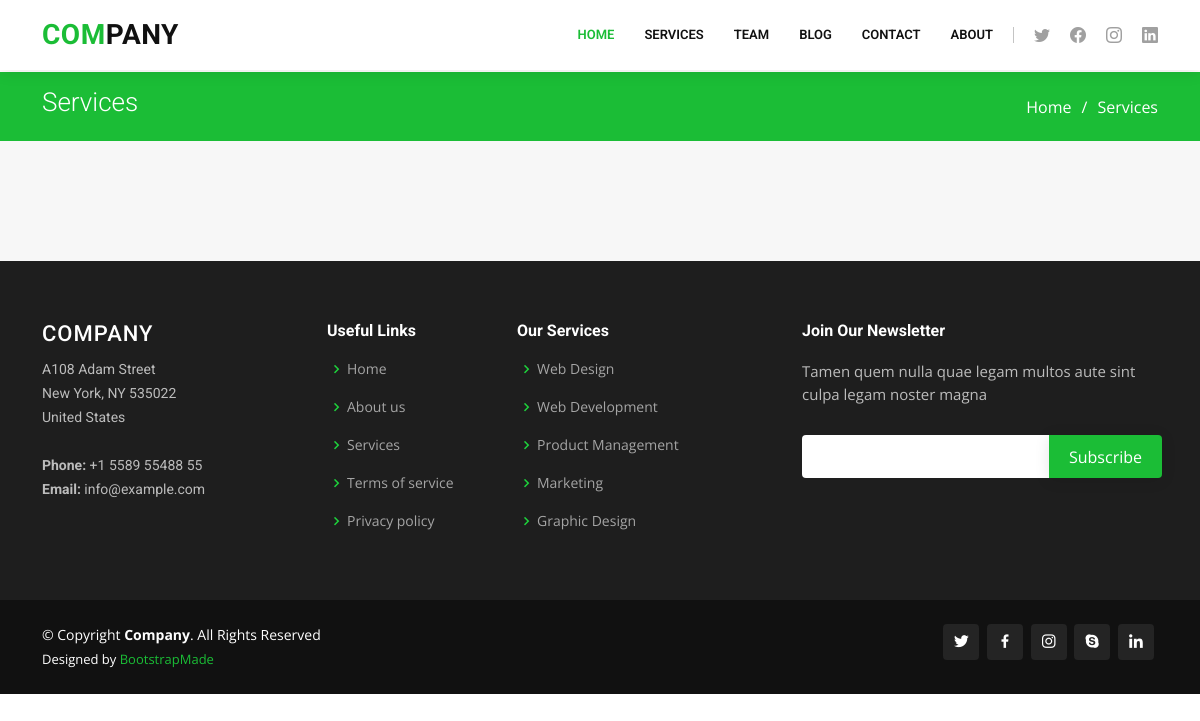
Page /services on the earlier database version.
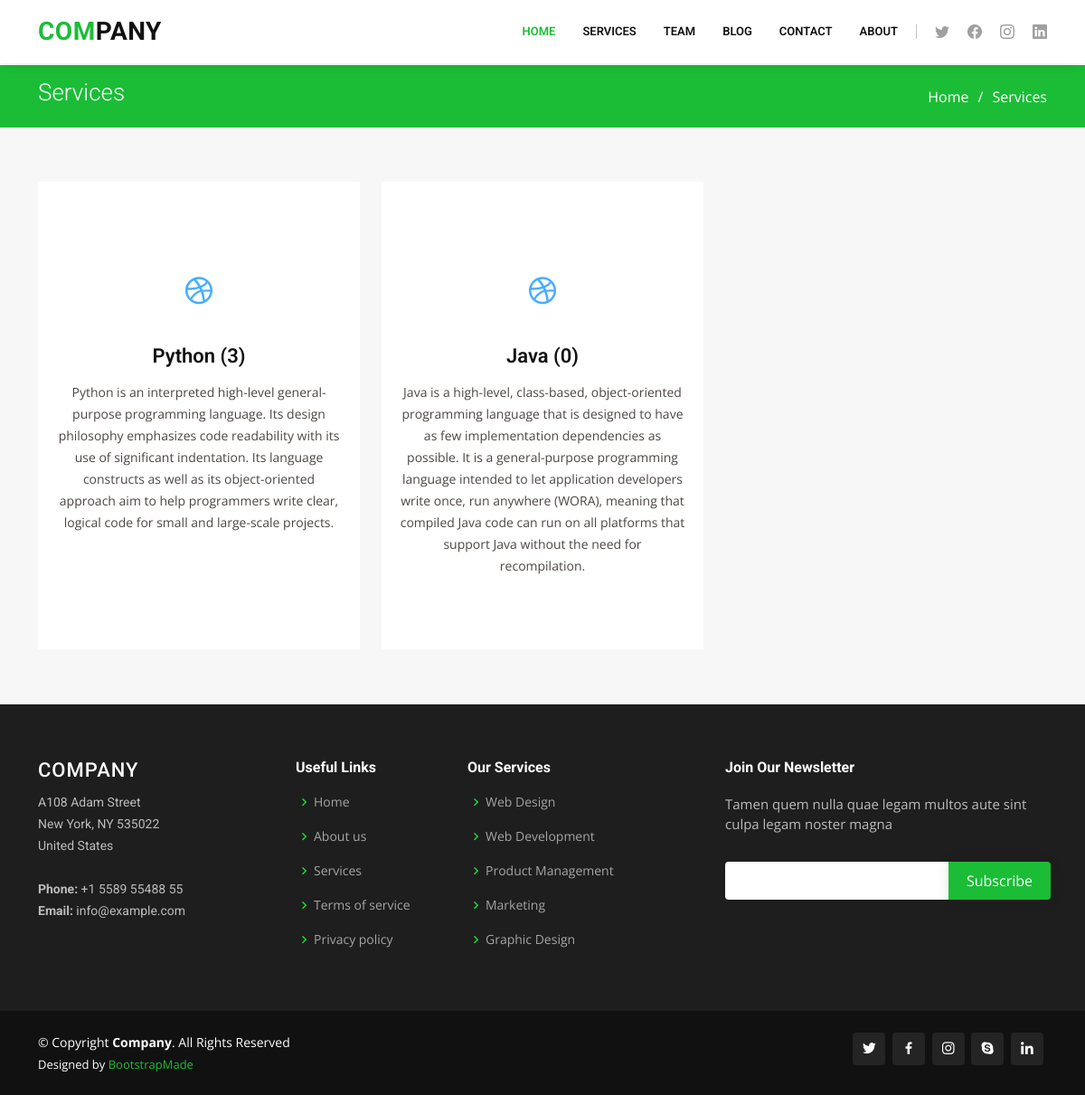
Same page on the later database version.
### center/models.py (models this page shows, shortened)
class Courses(models.Model):
    name = models.CharField(max_length=50)
    image = models.ImageField(upload_to="Course")
    description = models.TextField()

### center/views.py (the view)
# urls.py: path('services', services, name='services'),
def services(request):
    return render(request, 'services.html', context={'courses': Courses.objects.all()})

### templates/services.html
{% extends 'main.html' %}
{% block main %}
    <main id="main">
        <section id="breadcrumbs" class="breadcrumbs">
            <div class="container">
                <div class="d-flex justify-content-between align-items-center">
                    <h2>Services</h2>
                    <ol>
                        <li><a href="index.html">Home</a></li>
                        <li>Services</li>
                    </ol>
                </div>
            </div>
        </section>
        <section id="services" class="services section-bg">
            <div class="container" data-aos="fade-up">
                <div class="row">
                    {% for course in courses %}
                        <div class="col-lg-4 col-md-6 d-flex align-items-stretch" data-aos="zoom-in"
                             data-aos-delay="100">
                            <div class="icon-box iconbox-blue">
                                <div class="icon">
                                    <i class="bx bxl-dribbble"></i>
                                </div>
                                <h4><a href="{% url 'features' course.id %}">{{ course.name }} ({{ course.courses.count }})</a></h4>
                                <p>{{ course.description }}</p>
                            </div>
                        </div>
                    {% endfor %}
                </div>
            </div>
        </section>
    </main>
{% endblock %}

Differences in the rows shown:
added Courses: name "Python", courses.count "3", description "Python is an interpreted high-level general-purpose programming language. Its design philosophy emphasizes code readability with its use of significant indentation. Its language constructs as well as its object-oriented approach aim to help programmers write clear, logical code for small and large-scale projects."
added Courses: name "Java", courses.count "0", description "Java is a high-level, class-based, object-oriented programming language that is designed to have as few implementation dependencies as possible. It is a general-purpose programming language intended to let application developers write once, run anywhere (WORA), meaning that compiled Java code can run on all platforms that support Java without the need for recompilation."
